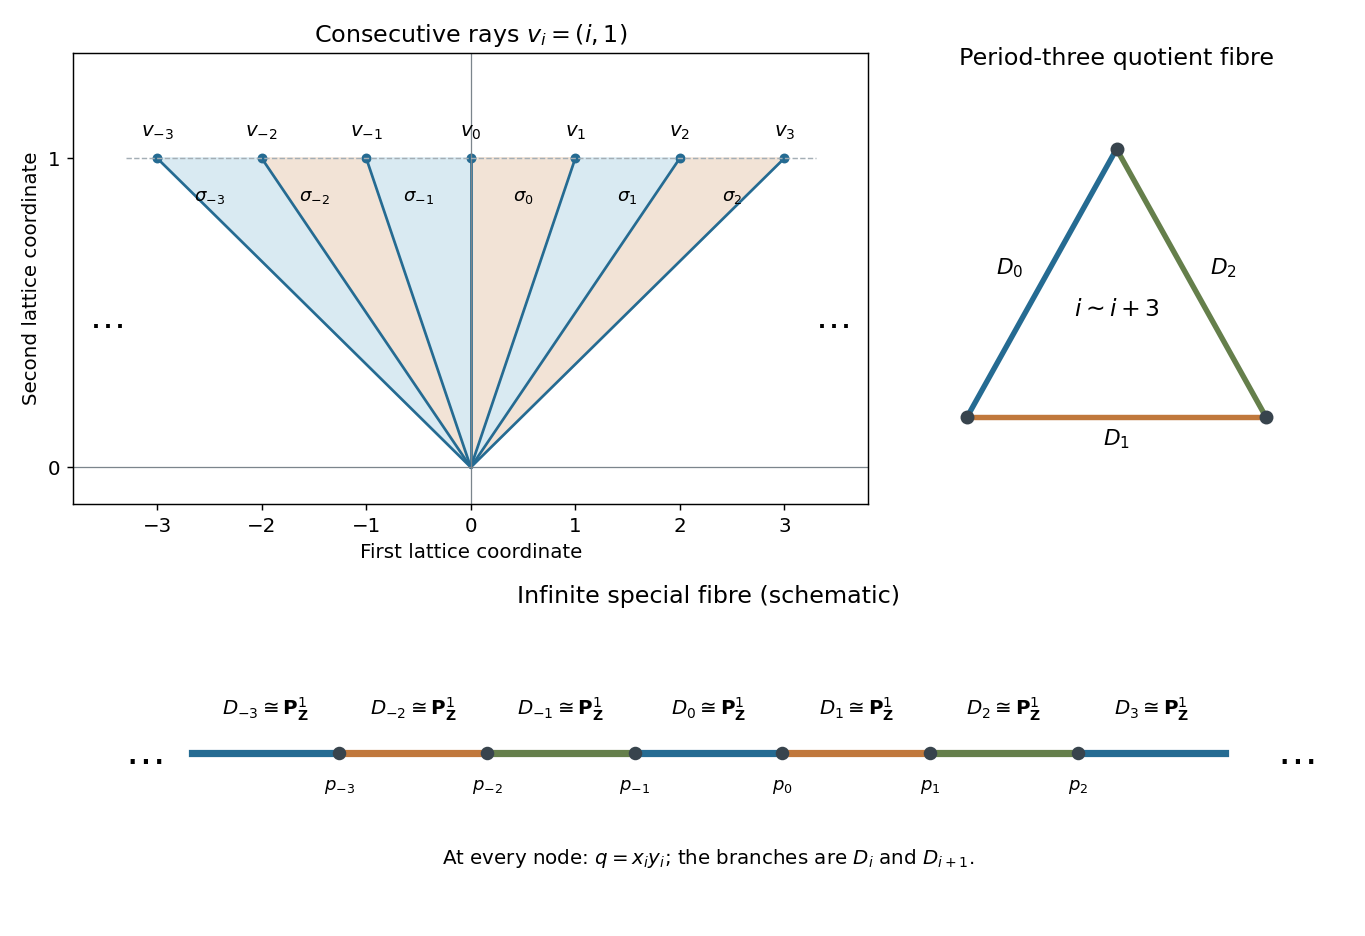

Recreate this plot in Python.
"""Original toric fan and fibre schematics; write opaque basename PNG to CWD."""
from pathlib import Path
import numpy as np
import matplotlib
matplotlib.use('Agg')
import matplotlib.pyplot as plt

plt.rcParams.update({'font.size': 11})
fig=plt.figure(figsize=(10.5,7.2),facecolor='white')
grid=fig.add_gridspec(2,2,height_ratios=[1.5,1],width_ratios=[1.75,1])
fan=fig.add_subplot(grid[0,0]);cycle=fig.add_subplot(grid[0,1]);chain=fig.add_subplot(grid[1,:])
for i in range(-3,3):
 fan.fill([0,i,i+1],[0,1,1],color=('#d9eaf2' if i%2 else '#f2e3d6'),zorder=0)
 fan.text(i+.5,.86,rf'$\sigma_{{{i}}}$',ha='center',fontsize=10)
for i in range(-3,4):
 fan.plot([0,i],[0,1],color='#256b92',lw=1.5)
 fan.scatter([i],[1],s=20,color='#256b92')
 fan.text(i,1.07,rf'$v_{{{i}}}$',ha='center')
fan.axhline(0,color='#7b858c',lw=.7);fan.axvline(0,color='#7b858c',lw=.7)
fan.plot([-3.3,3.3],[1,1],'--',color='#a4aeb5',lw=.8)
fan.text(-3.3,.45,'…',ha='right',fontsize=20);fan.text(3.3,.45,'…',fontsize=20)
fan.set(xlim=(-3.8,3.8),ylim=(-.12,1.34),xticks=range(-3,4),yticks=[0,1],
        xlabel='First lattice coordinate',ylabel='Second lattice coordinate',title=r'Consecutive rays $v_i=(i,1)$')

pts=np.array([[0,1.05],[-.92,-.6],[.92,-.6]])
colors=['#256b92','#c0783c','#657f4b']
for i in range(3):
 a,b=pts[i],pts[(i+1)%3];cycle.plot([a[0],b[0]],[a[1],b[1]],lw=3,color=colors[i])
 mid=(a+b)/2;shift=[(-.2,.05),(0,-.18),(.2,.05)][i]
 cycle.text(mid[0]+shift[0],mid[1]+shift[1],rf'$D_{{{i}}}$',ha='center',fontsize=12)
cycle.scatter(pts[:,0],pts[:,1],s=45,color='#38444d',zorder=3)
cycle.text(0,.02,r'$i\sim i+3$',ha='center',fontsize=13)
cycle.set(xlim=(-1.4,1.4),ylim=(-1,1.5),aspect='equal',title='Period-three quotient fibre')
cycle.axis('off')

for i in range(-3,4):
 x=i+3
 chain.plot([x,x+1],[0,0],lw=4,color=colors[i%3])
 chain.text(x+.5,.16,rf'$D_{{{i}}}\cong\mathbf{{P}}^1_{{\mathbf{{Z}}}}$',ha='center',fontsize=11)
for i in range(-3,3):
 x=i+4
 chain.scatter([x],[0],s=42,color='#38444d',zorder=3)
 chain.text(x,-.16,rf'$p_{{{i}}}$',ha='center',fontsize=10)
chain.text(-.45,0,'…',va='center',fontsize=22);chain.text(7.35,0,'…',va='center',fontsize=22)
chain.text(3.5,-.48,r'At every node: $q=x_i y_i$; the branches are $D_i$ and $D_{i+1}$.',ha='center')
chain.set(xlim=(-.8,7.8),ylim=(-.7,.6),title='Infinite special fibre (schematic)')
chain.axis('off')
fig.tight_layout()
fig.savefig(Path.cwd()/(Path(__file__).stem+'.png'),dpi=130,facecolor='white',transparent=False)
plt.close(fig)
